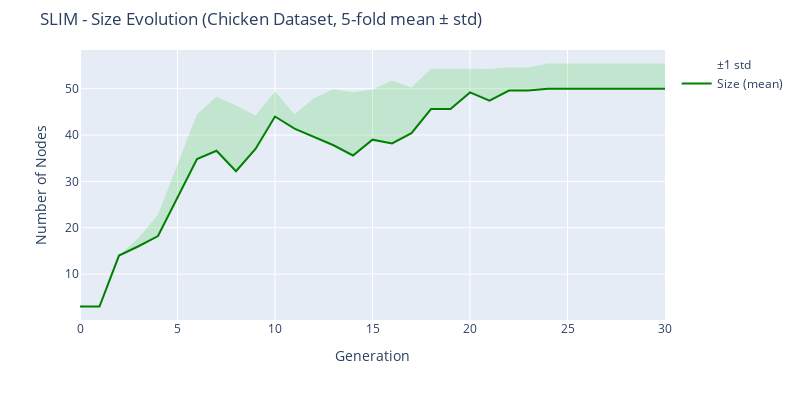

The cell this chart's notebook holds for it:
### Code cell
fig = go.Figure()

# Mean Size (Elite_nodes)
fig.add_trace(go.Scatter(
    x=mean_df["Generation"],
    y=mean_df["Elite_nodes"],
    mode='lines',
    name='Size (mean)',
    line=dict(color='green', width=2)
))

# Std as shaded region (light green)
fig.add_trace(go.Scatter(
    x=mean_df["Generation"],
    y=mean_df["Elite_nodes"] + std_df["Elite_nodes"],
    mode='lines',
    line=dict(width=0),
    showlegend=False,
    fillcolor='rgba(50, 200, 50, 0.2)',
    fill='tonexty'
))
fig.add_trace(go.Scatter(
    x=mean_df["Generation"],
    y=mean_df["Elite_nodes"] - std_df["Elite_nodes"],
    mode='lines',
    line=dict(width=0),
    name='±1 std',
    fillcolor='rgba(50, 200, 50, 0.2)'
))

fig.update_layout(
    title=f'SLIM - Size Evolution ({DATASET_NAME}, 5-fold mean ± std)',
    xaxis_title='Generation',
    yaxis_title='Number of Nodes',
    yaxis_range=[0, None],  # Start y-axis at 0
    height=400,
    width=800,
    margin=dict(t=50),
    hovermode='x unified'
)
fig.show()

### Figure 1 — Plotly figure (JSON) as saved in the notebook; plotly's stock layout.template omitted (floating-point values rounded to 4 significant figures)
{"data": [{"line": {"color": "green", "width": 2}, "mode": "lines", "name": "Size (mean)", "type": "scatter", "x": [0, 1, 2, 3, 4, 5, 6, 7, 8, 9, 10, 11, 12, 13, 14, 15, 16, 17, 18, 19, 20, 21, 22, 23, 24, 25, 26, 27, 28, 29, 30], "y": [3, 3, 14, 16, 18.2, 26.6, 34.8, 36.6, 32.2, 37, 44, 41.4, 39.6, 37.8, 35.6, 39, 38.2, 40.4, 45.6, 45.6, 49.2, 47.4, 49.6, 49.6, 50, 50, 50, 50, 50, 50, 50]}, {"fill": "tonexty", "fillcolor": "rgba(50, 200, 50, 0.2)", "line": {"width": 0}, "mode": "lines", "showlegend": false, "type": "scatter", "x": [0, 1, 2, 3, 4, 5, 6, 7, 8, 9, 10, 11, 12, 13, 14, 15, 16, 17, 18, 19, 20, 21, 22, 23, 24, 25, 26, 27, 28, 29, 30], "y": [3, 3, 14, 17.79, 22.78, 33.6, 44.48, 48.26, 46.38, 44.24, 49.4, 44.47, 47.96, 49.87, 49.26, 49.83, 51.77, 50.25, 54.33, 54.33, 54.28, 54.23, 54.56, 54.56, 55.44, 55.44, 55.44, 55.44, 55.44, 55.44, 55.44]}, {"fillcolor": "rgba(50, 200, 50, 0.2)", "line": {"width": 0}, "mode": "lines", "name": "±1 std", "type": "scatter", "x": [0, 1, 2, 3, 4, 5, 6, 7, 8, 9, 10, 11, 12, 13, 14, 15, 16, 17, 18, 19, 20, 21, 22, 23, 24, 25, 26, 27, 28, 29, 30], "y": [3, 3, 14, 14.21, 13.62, 19.6, 25.12, 24.94, 18.02, 29.76, 38.6, 38.33, 31.24, 25.73, 21.94, 28.17, 24.63, 30.55, 36.87, 36.87, 44.12, 40.57, 44.64, 44.64, 44.56, 44.56, 44.56, 44.56, 44.56, 44.56, 44.56]}], "layout": {"height": 400, "hovermode": "x unified", "margin": {"t": 50}, "title": {"text": "SLIM - Size Evolution (Chicken Dataset, 5-fold mean ± std)"}, "width": 800, "xaxis": {"title": {"text": "Generation"}}, "yaxis": {"range": [0, null], "title": {"text": "Number of Nodes"}}}}
